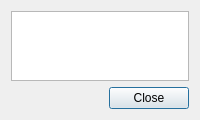
<?xml version="1.0" encoding="UTF-8"?>
<ui version="4.0">
 <class>Elpida::LogsDialog</class>
 <widget class="QDialog" name="Elpida::LogsDialog">
  <property name="windowTitle">
   <string>Logs</string>
  </property>
  <layout class="QVBoxLayout" name="verticalLayout">
   <item>
    <widget class="QTableView" name="twLogs">
     <property name="sizeAdjustPolicy">
      <enum>QAbstractScrollArea::AdjustToContentsOnFirstShow</enum>
     </property>
    </widget>
   </item>
   <item>
    <widget class="QDialogButtonBox" name="buttonBox">
     <property name="orientation">
      <enum>Qt::Horizontal</enum>
     </property>
     <property name="standardButtons">
      <set>QDialogButtonBox::Close</set>
     </property>
    </widget>
   </item>
  </layout>
 </widget>
 <resources/>
 <connections>
  <connection>
   <sender>buttonBox</sender>
   <signal>accepted()</signal>
   <receiver>Elpida::LogsDialog</receiver>
   <slot>accept()</slot>
   <hints>
    <hint type="sourcelabel">
     <x>248</x>
     <y>254</y>
    </hint>
    <hint type="destinationlabel">
     <x>157</x>
     <y>274</y>
    </hint>
   </hints>
  </connection>
  <connection>
   <sender>buttonBox</sender>
   <signal>rejected()</signal>
   <receiver>Elpida::LogsDialog</receiver>
   <slot>reject()</slot>
   <hints>
    <hint type="sourcelabel">
     <x>316</x>
     <y>260</y>
    </hint>
    <hint type="destinationlabel">
     <x>286</x>
     <y>274</y>
    </hint>
   </hints>
  </connection>
 </connections>
</ui>
